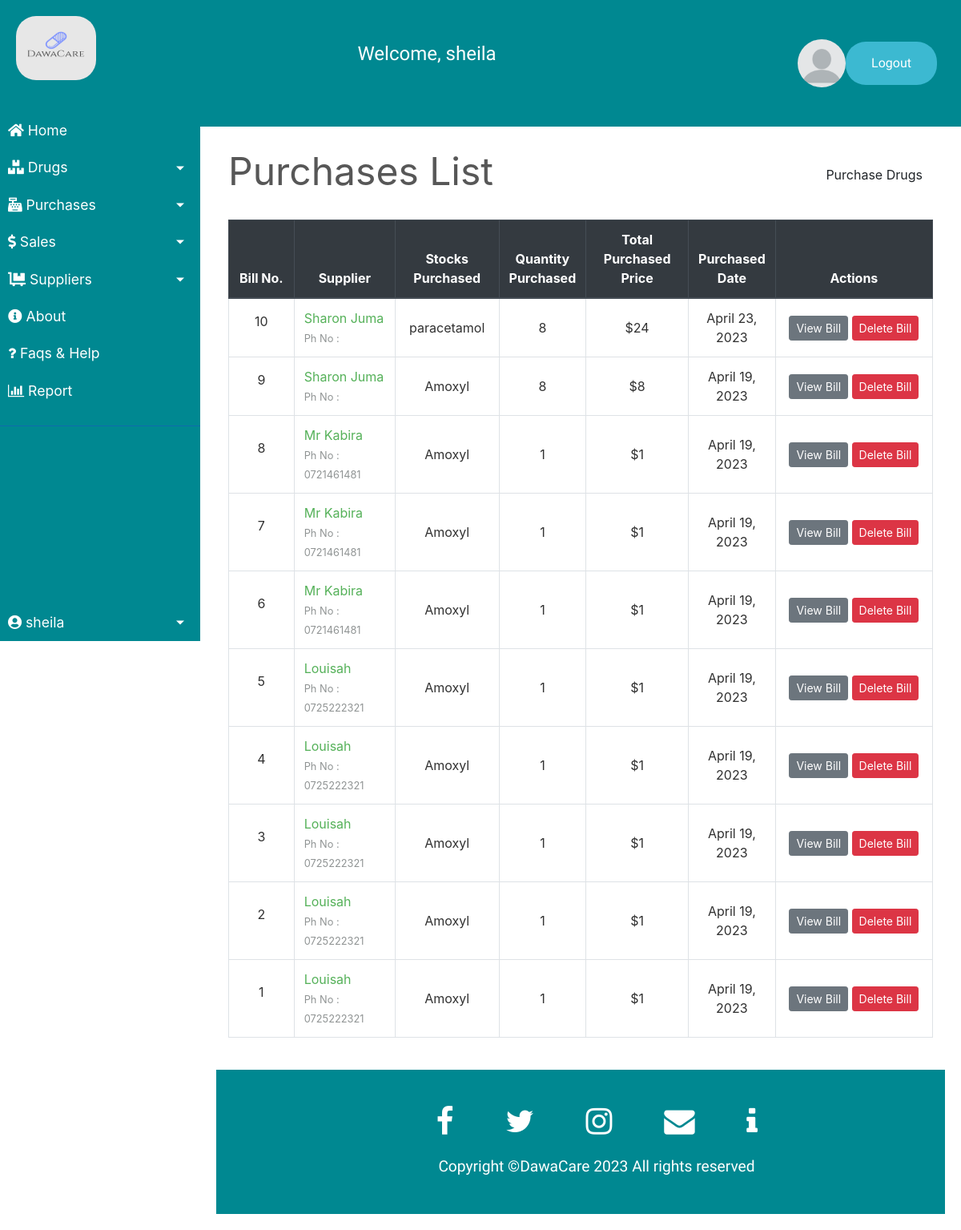
Page /transactions/purchases/ (signed in) on the committed database.
### transactions/models.py (models this page shows, shortened)
class PurchaseBill(models.Model):
    billno = models.AutoField(primary_key=True)
    time = models.DateTimeField(auto_now=True)
    supplier = models.ForeignKey(Supplier, on_delete = models.CASCADE, related_name='purchasesupplier')
    def get_items_list(self):
        return PurchaseItem.objects.filter(billno=self)
    def get_total_price(self):
        purchaseitems = PurchaseItem.objects.filter(billno=self)
        total = 0
        for item in purchaseitems:
            total += item.totalprice
        return total

class Supplier(models.Model):
    id = models.AutoField(primary_key=True)
    name = models.CharField(max_length=150)
    phone = models.CharField(max_length=12, unique=True)
    address = models.CharField(max_length=200)
    email = models.EmailField(max_length=254, unique=True)
    krapin = models.CharField(max_length=15, unique=True)
    is_deleted = models.BooleanField(default=False)
    def __str__(self):
	    return self.name

class PurchaseItem(models.Model):
    billno = models.ForeignKey(PurchaseBill, on_delete = models.CASCADE, related_name='purchasebillno')
    stock = models.ForeignKey(Stock, on_delete = models.CASCADE, related_name='purchaseitem')
    quantity = models.IntegerField(default=1)
    perprice = models.IntegerField(default=1)
    totalprice = models.IntegerField(default=1)

### transactions/views.py (the view)
class PurchaseView(ListView):
    model = PurchaseBill
    template_name = "purchases/purchases_list.html"
    context_object_name = 'bills'
    ordering = ['-time']
    paginate_by = 10

### transactions/templates/purchases/purchases_list.html (shortened to what this page needs)
{% extends "base.html" %}
{% load widget_tweaks %}
{% block content %}
    <div class="row" style="color: #575757; font-style: bold; font-size: 3rem;">
        <div class="col-md-8">Purchases List</div>
        <div class="col-md-4">
            <div style="float:right;"> <a class="btn btn-success" href="{% url 'select-supplier' %}">Purchase Drugs</a> </div>
        </div>
    </div>
    <br>
    <table class="table table-css table-hover table-bordered">
        <thead class="thead-dark align-middle">
            <tr>
                <th width="10%">Bill No.</th>
                <th width="15%">Supplier</th>
                <th width="15%">Stocks Purchased</th>
                <th width="10%">Quantity Purchased</th>
                <th width="15%">Total Purchased Price</th>
                <th width="10%">Purchased Date</th>
                <th width="25%">Actions</th>
            </tr>
        </thead>
{% if bills %}
        <tbody>
            {% for purchase in bills %}
            <tr>
                <td class="align-middle"> <p>{{ purchase.billno }}</p> </td>
                <td class="">
                    {% if purchase.supplier.is_deleted %}
                        {{ purchase.supplier }}<br>
                    {% else %}
                        <a href="{% url 'supplier' purchase.supplier.name %}">{{ purchase.supplier }}</a> <br>
                    {% endif %}
                    <small style="color: #909494">Ph No : {{ purchase.supplier.phone }}</small>
                </td>
                <td class="align-middle">{% for item in purchase.get_items_list %} {{ item.stock.name }} <br> {% endfor %}</td>
                <td class="align-middle">{% for item in purchase.get_items_list %} {{ item.quantity }} <br> {% endfor %}</td>
                <td class="align-middle">${{ purchase.get_total_price }}</td>
                <td class="align-middle">{{ purchase.time.date }}</td>
                <td class="align-middle"> <a href="{% url 'purchase-bill' purchase.billno %}" class="btn btn-secondary btn-sm">View Bill</a> <a href="{% url 'delete-purchase' purchase.pk %}" class="btn btn-danger btn-sm">Delete Bill</a> </td>
            </tr>
            {% endfor %}
        </tbody>
    </table>
{% else %}
        <tbody></tbody>
    </table>
    <br><br><br><br><br><br><br><br>
    <div style="color: #575757; font-style: bold; font-size: 1.5rem; text-align: center;">The records are empty. Please try adding some.</div>
{% endif %}
{% endblock content %}

### homepage/templates/base.html (shortened to what this page needs)
{% load static %}
<!DOCTYPE html>
<html lang="en">
<head>
    <link rel="stylesheet" type="text/css" href="{% static 'bootstrap/bootstrap.min.css' %}">
    <link rel="stylesheet" href="https://use.fontawesome.com/releases/v5.7.0/css/all.css">
    <link rel="stylesheet" type="text/css" href="{% static 'css/main.css' %}">
    <link rel="stylesheet" type="text/css" href="{% static 'css/sidebar.css' %}">
    <link rel="stylesheet" type="text/css" href="{% static 'css/dialogbox.css' %}">
</head>
<body>
    {% include 'header.html' %}
    <main id="wrapper">
    {% if user.is_authenticated %}
        <nav id="sidebar">
<div class="sidebar-header">
            <a href="{% url 'home' %}" ><img id="logo" src="{% static 'logo.png' %}" width="100px" height="80px"></a>
            </div>
            <ul class="list-unstyled sidebar-components">
                <li>
                    <a class="sidebar-text sidebar-button" href="{% url 'home' %}"><i class="fas fa-home"></i> Home</a>
                </li>
                <li>
                    <a href="#inventorySubmenu" data-toggle="collapse" class="dropdown-toggle sidebar-text right-arrow sidebar-button"><i class="fas fa-boxes"></i> Drugs</a>
                </li>
                <li>
                    <a href="#purchaseSubmenu" data-toggle="collapse" class="dropdown-toggle sidebar-text right-arrow sidebar-button"><i class="fas fa-cash-register"></i> Purchases</a>
                </li>
                <li>
                    <a href="#saleSubmenu" data-toggle="collapse" class="dropdown-toggle sidebar-text right-arrow sidebar-button"><i class="fas fa-dollar-sign"></i> Sales</a>
                </li>
                <li>
                    <a href="#supplierSubmenu" data-toggle="collapse" class="dropdown-toggle sidebar-text right-arrow sidebar-button"><i class="fas fa-dolly-flatbed"></i> Suppliers</a>
                </li>
                <li>
                    <a class="sidebar-text sidebar-button" href="{% url 'about' %}"><i class="fas fa-info-circle"></i> About</a>
                </li>
                <li>
                    <a class="sidebar-text sidebar-button" href="{% url 'faqs' %}"><i class="fas fa fa-question"></i> Faqs & Help</a>
                </li>
                <li>
                    <a class="sidebar-text sidebar-button" href="{% url 'home' %}"><i class="fas fa fa-bar-chart"></i> Report</a>
                </li>
                <li class="bottomleft">
                    <a href="#UserSubmenu" data-toggle="collapse" class="dropdown-toggle sidebar-text right-arrow sidebar-button"><i class="fas fa-user-circle"></i> {{ request.user.username }}</a>
                </li>
            </ul>
        </nav>
        <div id="content">
            <div class="row">
                <div class="col-md-12">
    {% endif %}
                    <div class="container">
                        {% block content %}{% endblock content %}
                    </div>
                </div>
            </div>
            <br>
     {% include "footer.html" %}
        </div>
    </main>
</body>
</html>

### homepage/templates/header.html (shortened to what this page needs)
{% load static %}
<head>
<link rel="stylesheet" href="https://cdnjs.cloudflare.com/ajax/libs/font-awesome/4.7.0/css/font-awesome.min.css">
</head>
<body>
<footer>
<div class="footer">
<div class="row">
<ul>
<li> <li style="font-size:24px ; text-align: left; text-decoration:#008891 ;">Welcome, {{ request.user.username }}</li>
<li style="float: right;"><img id="profile" src="{% static 'profile.png' %}" width="60px" height="60px"><a  class="button" href="{% url 'logout' %}">Logout</a></li>
</ul>
</div>
</div>
</footer>

### homepage/static/css/main.css (style rules this page uses)
body, html { height: 100%; }
p { color: rgb(49, 49, 49); }
a { color: #55b159; }
ol, li { color: white; }
.table-css { color: #313131; }
ul { margin: 0; }
html { width: 100%; height:100%; overflow:hidden; }
.align-middle { text-align: center; }
body { margin:0; overflow-x:hidden; }
.footer { background-color: #042A3B; padding:30px 0px; font-family: 'Play', sans-serif; text-align:center; font-size: 24px; }
.footer .row { width:100%; margin:1% 0%; padding:0.6% 0%; color:rgb(95, 90, 90); font-size:0.8em; }
.footer .row a { text-decoration:none; color:white; transition:0.5s; }
.footer .row ul { width:100%; }
.footer .row ul li { display:inline-block; margin:0px 30px; }
.button { background-color: #3cb9d1; border: none; color: white; padding: 15px 32px; text-align: center; text-decoration: none; display: inline-block; font-size: 16px; border-radius: 25px; }

### homepage/static/css/sidebar.css (style rules this page uses)
.sidebar-text, .sidebar-text:hover, .sidebar-text:focus { color: inherit; text-decoration: none; transition: all 0.3s; }
#wrapper { display: flex; width: 100%; align-items: stretch; }
#sidebar { width: 250px; position: fixed; top: 0; left: 0; height: 100vh; z-index: 999; background: #008891; color: #fff; transition: all 0.3s; }
.sidebar-header { padding: 20px; background: #008891; border-left: 5px; }
.sidebar-components { padding: 20px 0; border-bottom: 1px solid #0F6BAE; }
.dropdown-toggle::after { display: block; position: absolute; top: 50%; right: 20px; transform: translateY(-50%); }
a.right-arrow[data-toggle="collapse"] { position: relative; }
.sidebar-button { padding: 10px; font-size: 1.1em; display: block; }
.bottomleft { bottom: 0; position: absolute; min-width: 250px; max-width: 250px; }
#content { width: 100%; margin-left: 250px; padding: 20px; min-height: 100vh; transition: all 0.3s; }

### homepage/templates/header.html (style rules this page uses)
body { margin:0; overflow-x:hidden; }
.footer { background-color: #042A3B; font-family: 'Play', sans-serif; font-size: 24px; padding: 20px 20px; }
.footer .row { width:90%; font-size:0.8em; }
.footer .row a { text-decoration:none; color:white; transition:0.5s; }
.footer .row ul { width:100%; }
#logo { border-radius: 25px; }
#profile { border-radius: 50%; }

### homepage/templates/footer.html (style rules this page uses)
body { margin:0; overflow-x:hidden; border-left: 20px; }
.footer { background-color: #008891; padding:30px 0px; font-family: 'Play', sans-serif; text-align:center; font-size: 24px; border-left: 24px; }
.footer .row { width:100%; margin:1% 0%; padding:0.6% 0%; color:rgb(95, 90, 90); font-size:0.8em; }
.footer .row a { text-decoration:none; color:white; transition:0.5s; }
.footer .row ul { width:100%; }
.footer .row ul li { display:inline-block; margin:0px 30px; }

### rows in the picture
PurchaseBill: billno "10", supplier "Sharon Juma", get_total_price "24", time "April 23, 2023"
PurchaseItem: stock.name "paracetamol", quantity "8"
PurchaseBill: billno "9", supplier "Sharon Juma", get_total_price "8", time "April 19, 2023"
PurchaseItem: stock.name "Amoxyl", quantity "8"
PurchaseBill: billno "8", supplier "Mr Kabira", supplier.phone "0721461481", get_total_price "1", time "April 19, 2023"
PurchaseItem: stock.name "Amoxyl", quantity "1"
PurchaseBill: billno "7", supplier "Mr Kabira", supplier.phone "0721461481", get_total_price "1", time "April 19, 2023"
PurchaseItem: stock.name "Amoxyl", quantity "1"
PurchaseBill: billno "6", supplier "Mr Kabira", supplier.phone "0721461481", get_total_price "1", time "April 19, 2023"
PurchaseItem: stock.name "Amoxyl", quantity "1"
PurchaseBill: billno "5", supplier "Louisah", supplier.phone "0725222321", get_total_price "1", time "April 19, 2023"
PurchaseItem: stock.name "Amoxyl", quantity "1"
PurchaseBill: billno "4", supplier "Louisah", supplier.phone "0725222321", get_total_price "1", time "April 19, 2023"
PurchaseItem: stock.name "Amoxyl", quantity "1"
PurchaseBill: billno "3", supplier "Louisah", supplier.phone "0725222321", get_total_price "1", time "April 19, 2023"
PurchaseItem: stock.name "Amoxyl", quantity "1"
PurchaseBill: billno "2", supplier "Louisah", supplier.phone "0725222321", get_total_price "1", time "April 19, 2023"
PurchaseItem: stock.name "Amoxyl", quantity "1"
PurchaseBill: billno "1", supplier "Louisah", supplier.phone "0725222321", get_total_price "1", time "April 19, 2023"
PurchaseItem: stock.name "Amoxyl", quantity "1"

### other values in the picture
{{ request.user.username }} "sheila"
